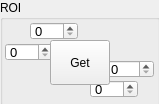
<?xml version="1.0" encoding="UTF-8"?>
<ui version="4.0">
 <class>uxROIWidget</class>
 <widget class="QWidget" name="uxROIWidget">
  <property name="geometry">
   <rect>
    <x>0</x>
    <y>0</y>
    <width>159</width>
    <height>104</height>
   </rect>
  </property>
  <property name="windowTitle">
   <string>Form</string>
  </property>
  <widget class="QGroupBox" name="groupROI">
   <property name="geometry">
    <rect>
     <x>0</x>
     <y>0</y>
     <width>160</width>
     <height>106</height>
    </rect>
   </property>
   <property name="title">
    <string>ROI</string>
   </property>
   <widget class="QSpinBox" name="spinY1">
    <property name="geometry">
     <rect>
      <x>106</x>
      <y>60</y>
      <width>48</width>
      <height>18</height>
     </rect>
    </property>
    <property name="font">
     <font>
      <pointsize>10</pointsize>
     </font>
    </property>
   </widget>
   <widget class="QSpinBox" name="spinX1">
    <property name="geometry">
     <rect>
      <x>90</x>
      <y>80</y>
      <width>48</width>
      <height>18</height>
     </rect>
    </property>
    <property name="font">
     <font>
      <pointsize>10</pointsize>
     </font>
    </property>
   </widget>
   <widget class="QSpinBox" name="spinX0">
    <property name="geometry">
     <rect>
      <x>30</x>
      <y>22</y>
      <width>48</width>
      <height>18</height>
     </rect>
    </property>
    <property name="font">
     <font>
      <pointsize>10</pointsize>
     </font>
    </property>
   </widget>
   <widget class="QSpinBox" name="spinY0">
    <property name="geometry">
     <rect>
      <x>5</x>
      <y>43</y>
      <width>48</width>
      <height>18</height>
     </rect>
    </property>
    <property name="font">
     <font>
      <pointsize>10</pointsize>
     </font>
    </property>
   </widget>
   <widget class="QPushButton" name="buttonGetROI">
    <property name="geometry">
     <rect>
      <x>50</x>
      <y>40</y>
      <width>60</width>
      <height>45</height>
     </rect>
    </property>
    <property name="text">
     <string>Get</string>
    </property>
   </widget>
  </widget>
 </widget>
 <resources/>
 <connections/>
</ui>
